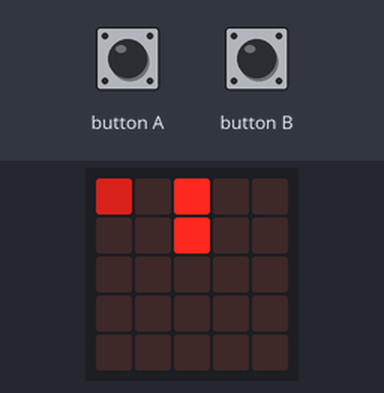
Simulated run of this program. Board: BBC micro:bit running MicroPython. Parts: the board's 5×5 LED display. Random numbers come from a fixed seed.

Above: at 0.2 s.

The program:

snake.py
```python
"""A simple snake game for micro:bit chip"""

import time
import random
from collections import namedtuple

from microbit import display, button_a, button_b, Image


# GAME SETTINGS

# Map constant
COL_LEN = 5  # row and column number in micro:bit
MAP_LEN = COL_LEN ** 2

# Point in Map, data structure
point = namedtuple('point', ['x', 'y'])

# Image: LED opacity settings.
LIGHT, MEDIUM, DENSE = "0", "5", "9"

# CLOCK: clock delay time and frequency
CLOCK = 0.002  # Period 2 ms
FRAME = 50  # How fast the snake goes


"Game manager that keeps the game's status"
class Game:
    def __init__(self):
        self.map = [LIGHT] * (COL_LEN ** 2)
        self.food = point(0, 0)  # food's position
        self.frame = 0
        self.finished = False

    def generate_food(self, snake_body):
        while 1:
            new_food = point(random.randint(0, COL_LEN - 1), random.randint(0, COL_LEN - 1))
            if not snake_body.count(new_food):
                self.food = new_food
                break


"""Snake object that describe the snake's body and current moving direction"""
class Snake:
    def __init__(self):
        self.body = [point(2, 2), point(2, 3)]
        self.direction = 0


"""Helper function that generates the string for Image input"""
def generate_image(current_map):
    graph = "".join(current_map)
    return Image(":".join([graph[i: i + COL_LEN] for i in range(0, MAP_LEN, COL_LEN)]))


# GAME!

game = Game()
snake = Snake()

while 1:
    if not game.finished:
        # Button A make a left turn, Butten B make a right turn
        if button_a.was_pressed():
            snake.direction += 1
        elif button_b.was_pressed():
            snake.direction -= 1

        # copy current game's map as current_map
        current_map = game.map.copy()

        # mark the current game's food position as MEDIUM in the map
        current_map[game.food.y * COL_LEN + game.food.x] = MEDIUM

        # mark snake's body as DENSE in the map
        for body in snake.body:
            current_map[body.y * COL_LEN + body.x] = DENSE

        # Rendering the map
        display.show(generate_image(current_map))

        # Take the direction action and update the snake body (eg per 0.5 sec)
        if game.frame % FRAME == 0:
            # avoid overflow
            game.frame = 0

            # Taking out snake's head, tail and middle
            head = snake.body[0]
            tail = snake.body[-1]
            middle = snake.body[1:-1]
            new_body = snake.body[:-1]
            x, y = head

            if snake.direction % 4 == 0:
                # avoid overflow
                snake.direction = 0
                new_head = point(x, y - 1)  # UP
                if new_head.y < 0 or snake.body.count(new_head) >= 2:
                    game.finished = True
            elif snake.direction % 4 == 1:
                new_head = point(x - 1, y)  # LEFT
                if new_head.x < 0 or snake.body.count(new_head) >= 2:
                    game.finished = True
            elif snake.direction % 4 == 2:
                new_head = point(x, y + 1)  # DOWN
                if new_head.y >= COL_LEN or snake.body.count(new_head) >= 2:
                    game.finished = True
            elif snake.direction % 4 == 3:
                new_head = point(x + 1, y)  # RIGHT
                if new_head.x >= COL_LEN or snake.body.count(new_head) >= 2:
                    game.finished = True

            if game.finished:
                break

            # Add new head to new_body
            new_body.insert(0, new_head)

            # Add tail if the snake gets the food
            if new_head == game.food:
                new_body.append(tail)
                # generate game's new food
                game.generate_food(new_body)

            # finally replace snake whole body with new_body
            snake.body = new_body.copy()

    time.sleep(CLOCK)
    game.frame += 1
```
